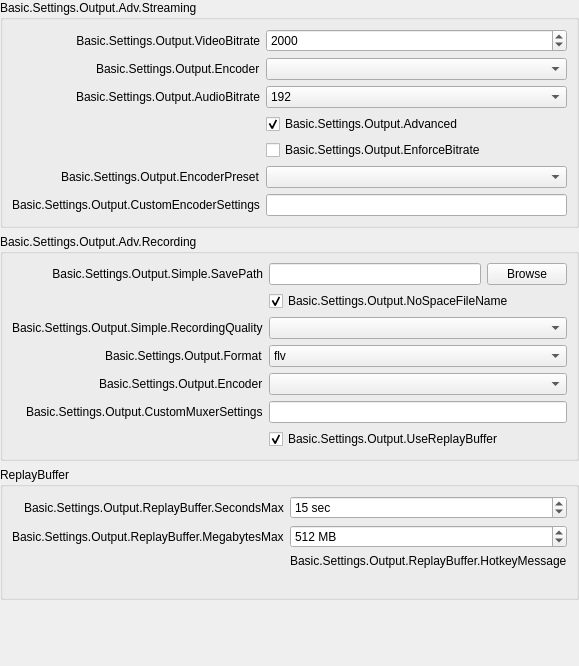
           <widget class="QWidget" name="easyOutputsPage">
            <layout class="QVBoxLayout" name="verticalLayout_3">
             <property name="leftMargin">
              <number>0</number>
             </property>
             <property name="topMargin">
              <number>0</number>
             </property>
             <property name="rightMargin">
              <number>0</number>
             </property>
             <property name="bottomMargin">
              <number>0</number>
             </property>
             <item>
              <widget class="QGroupBox" name="groupBox_8">
               <property name="sizePolicy">
                <sizepolicy hsizetype="Preferred" vsizetype="Maximum">
                 <horstretch>0</horstretch>
                 <verstretch>0</verstretch>
                </sizepolicy>
               </property>
               <property name="title">
                <string>Basic.Settings.Output.Adv.Streaming</string>
               </property>
               <layout class="QFormLayout" name="formLayout_20">
                <property name="fieldGrowthPolicy">
                 <enum>QFormLayout::AllNonFixedFieldsGrow</enum>
                </property>
                <property name="labelAlignment">
                 <set>Qt::AlignRight|Qt::AlignTrailing|Qt::AlignVCenter</set>
                </property>
                <item row="0" column="0">
                 <widget class="QLabel" name="label_19">
                  <property name="minimumSize">
                   <size>
                    <width>170</width>
                    <height>0</height>
                   </size>
                  </property>
                  <property name="text">
                   <string>Basic.Settings.Output.VideoBitrate</string>
                  </property>
                  <property name="alignment">
                   <set>Qt::AlignRight|Qt::AlignTrailing|Qt::AlignVCenter</set>
                  </property>
                  <property name="buddy">
                   <cstring>simpleOutputVBitrate</cstring>
                  </property>
                 </widget>
                </item>
                <item row="0" column="1">
                 <widget class="QSpinBox" name="simpleOutputVBitrate">
                  <property name="minimum">
                   <number>200</number>
                  </property>
                  <property name="maximum">
                   <number>1000000</number>
                  </property>
                  <property name="value">
                   <number>2000</number>
                  </property>
                 </widget>
                </item>
                <item row="2" column="0">
                 <widget class="QLabel" name="label_20">
                  <property name="text">
                   <string>Basic.Settings.Output.AudioBitrate</string>
                  </property>
                  <property name="buddy">
                   <cstring>simpleOutputABitrate</cstring>
                  </property>
                 </widget>
                </item>
                <item row="2" column="1">
                 <widget class="QComboBox" name="simpleOutputABitrate">
                  <property name="currentIndex">
                   <number>8</number>
                  </property>
                  <item>
                   <property name="text">
                    <string>32</string>
                   </property>
                  </item>
                  <item>
                   <property name="text">
                    <string>48</string>
                   </property>
                  </item>
                  <item>
                   <property name="text">
                    <string>64</string>
                   </property>
                  </item>
                  <item>
                   <property name="text">
                    <string>80</string>
                   </property>
                  </item>
                  <item>
                   <property name="text">
                    <string>96</string>
                   </property>
                  </item>
                  <item>
                   <property name="text">
                    <string>112</string>
                   </property>
                  </item>
                  <item>
                   <property name="text">
                    <string>128</string>
                   </property>
                  </item>
                  <item>
                   <property name="text">
                    <string>160</string>
                   </property>
                  </item>
                  <item>
                   <property name="text">
                    <string>192</string>
                   </property>
                  </item>
                  <item>
                   <property name="text">
                    <string>256</string>
                   </property>
                  </item>
                  <item>
                   <property name="text">
                    <string>320</string>
                   </property>
                  </item>
                 </widget>
                </item>
                <item row="3" column="1">
                 <widget class="QCheckBox" name="simpleOutAdvanced">
                  <property name="text">
                   <string>Basic.Settings.Output.Advanced</string>
                  </property>
                  <property name="checked">
                   <bool>true</bool>
                  </property>
                 </widget>
                </item>
                <item row="5" column="1">
                 <widget class="QComboBox" name="simpleOutPreset"/>
                </item>
                <item row="5" column="0">
                 <widget class="QLabel" name="label_24">
                  <property name="enabled">
                   <bool>true</bool>
                  </property>
                  <property name="text">
                   <string>Basic.Settings.Output.EncoderPreset</string>
                  </property>
                  <property name="buddy">
                   <cstring>simpleOutPreset</cstring>
                  </property>
                 </widget>
                </item>
                <item row="6" column="0">
                 <widget class="QLabel" name="label_23">
                  <property name="text">
                   <string>Basic.Settings.Output.CustomEncoderSettings</string>
                  </property>
                  <property name="buddy">
                   <cstring>simpleOutCustom</cstring>
                  </property>
                 </widget>
                </item>
                <item row="6" column="1">
                 <widget class="QLineEdit" name="simpleOutCustom"/>
                </item>
                <item row="4" column="1">
                 <widget class="QCheckBox" name="simpleOutEnforce">
                  <property name="text">
                   <string>Basic.Settings.Output.EnforceBitrate</string>
                  </property>
                 </widget>
                </item>
                <item row="1" column="1">
                 <widget class="QComboBox" name="simpleOutStrEncoder"/>
                </item>
                <item row="1" column="0">
                 <widget class="QLabel" name="simpleOutRecEncoderLabel_2">
                  <property name="text">
                   <string>Basic.Settings.Output.Encoder</string>
                  </property>
                  <property name="buddy">
                   <cstring>simpleOutRecEncoder</cstring>
                  </property>
                 </widget>
                </item>
               </layout>
              </widget>
             </item>
             <item>
              <widget class="QGroupBox" name="simpleRecordingGroupBox">
               <property name="sizePolicy">
                <sizepolicy hsizetype="Preferred" vsizetype="Maximum">
                 <horstretch>0</horstretch>
                 <verstretch>0</verstretch>
                </sizepolicy>
               </property>
               <property name="title">
                <string>Basic.Settings.Output.Adv.Recording</string>
               </property>
               <layout class="QFormLayout" name="formLayout_6">
                <property name="fieldGrowthPolicy">
                 <enum>QFormLayout::AllNonFixedFieldsGrow</enum>
                </property>
                <property name="labelAlignment">
                 <set>Qt::AlignRight|Qt::AlignTrailing|Qt::AlignVCenter</set>
                </property>
                <item row="0" column="0">
                 <widget class="QLabel" name="label_18">
                  <property name="minimumSize">
                   <size>
                    <width>170</width>
                    <height>0</height>
                   </size>
                  </property>
                  <property name="text">
                   <string>Basic.Settings.Output.Simple.SavePath</string>
                  </property>
                  <property name="alignment">
                   <set>Qt::AlignRight|Qt::AlignTrailing|Qt::AlignVCenter</set>
                  </property>
                  <property name="buddy">
                   <cstring>simpleOutputPath</cstring>
                  </property>
                 </widget>
                </item>
                <item row="0" column="1">
                 <layout class="QHBoxLayout" name="horizontalLayout_5">
                  <item>
                   <widget class="QLineEdit" name="simpleOutputPath">
                    <property name="enabled">
                     <bool>true</bool>
                    </property>
                   </widget>
                  </item>
                  <item>
                   <widget class="QPushButton" name="simpleOutputBrowse">
                    <property name="enabled">
                     <bool>true</bool>
                    </property>
                    <property name="text">
                     <string>Browse</string>
                    </property>
                   </widget>
                  </item>
                 </layout>
                </item>
                <item row="1" column="1">
                 <widget class="QCheckBox" name="simpleNoSpace">
                  <property name="text">
                   <string>Basic.Settings.Output.NoSpaceFileName</string>
                  </property>
                  <property name="checked">
                   <bool>true</bool>
                  </property>
                 </widget>
                </item>
                <item row="2" column="0">
                 <widget class="QLabel" name="label_26">
                  <property name="text">
                   <string>Basic.Settings.Output.Simple.RecordingQuality</string>
                  </property>
                  <property name="buddy">
                   <cstring>simpleOutRecQuality</cstring>
                  </property>
                 </widget>
                </item>
                <item row="2" column="1">
                 <widget class="QComboBox" name="simpleOutRecQuality"/>
                </item>
                <item row="3" column="0">
                 <widget class="QLabel" name="simpleOutRecFormatLabel">
                  <property name="text">
                   <string>Basic.Settings.Output.Format</string>
                  </property>
                  <property name="buddy">
                   <cstring>simpleOutRecFormat</cstring>
                  </property>
                 </widget>
                </item>
                <item row="3" column="1">
                 <widget class="QComboBox" name="simpleOutRecFormat">
                  <item>
                   <property name="text">
                    <string notr="true">flv</string>
                   </property>
                  </item>
                  <item>
                   <property name="text">
                    <string notr="true">mp4</string>
                   </property>
                  </item>
                  <item>
                   <property name="text">
                    <string notr="true">mov</string>
                   </property>
                  </item>
                  <item>
                   <property name="text">
                    <string notr="true">mkv</string>
                   </property>
                  </item>
                  <item>
                   <property name="text">
                    <string notr="true">ts</string>
                   </property>
                  </item>
                  <item>
                   <property name="text">
                    <string notr="true">m3u8</string>
                   </property>
                  </item>
                 </widget>
                </item>
                <item row="4" column="0">
                 <widget class="QLabel" name="simpleOutRecEncoderLabel">
                  <property name="text">
                   <string>Basic.Settings.Output.Encoder</string>
                  </property>
                  <property name="buddy">
                   <cstring>simpleOutRecEncoder</cstring>
                  </property>
                 </widget>
                </item>
                <item row="4" column="1">
                 <widget class="QComboBox" name="simpleOutRecEncoder"/>
                </item>
                <item row="5" column="0">
                 <widget class="QLabel" name="label_420">
                  <property name="text">
                   <string>Basic.Settings.Output.CustomMuxerSettings</string>
                  </property>
                  <property name="buddy">
                   <cstring>simpleOutMuxCustom</cstring>
                  </property>
                 </widget>
                </item>
                <item row="5" column="1">
                 <widget class="QLineEdit" name="simpleOutMuxCustom"/>
                </item>
                <item row="6" column="1">
                 <widget class="QCheckBox" name="simpleReplayBuf">
                  <property name="text">
                   <string>Basic.Settings.Output.UseReplayBuffer</string>
                  </property>
                  <property name="checked">
                   <bool>true</bool>
                  </property>
                 </widget>
                </item>
               </layout>
              </widget>
             </item>
             <item>
              <widget class="QGroupBox" name="replayBufferGroupBox">
               <property name="title">
                <string>ReplayBuffer</string>
               </property>
               <layout class="QFormLayout" name="formLayout_24">
                <property name="fieldGrowthPolicy">
                 <enum>QFormLayout::AllNonFixedFieldsGrow</enum>
                </property>
                <property name="labelAlignment">
                 <set>Qt::AlignRight|Qt::AlignTrailing|Qt::AlignVCenter</set>
                </property>
                <item row="0" column="0">
                 <widget class="QLabel" name="label_35">
                  <property name="text">
                   <string>Basic.Settings.Output.ReplayBuffer.SecondsMax</string>
                  </property>
                 </widget>
                </item>
                <item row="0" column="1">
                 <widget class="QSpinBox" name="simpleRBSecMax">
                  <property name="suffix">
                   <string notr="true"> sec</string>
                  </property>
                  <property name="minimum">
                   <number>5</number>
                  </property>
                  <property name="maximum">
                   <number>21600</number>
                  </property>
                  <property name="value">
                   <number>15</number>
                  </property>
                 </widget>
                </item>
                <item row="1" column="0">
                 <widget class="QLabel" name="simpleRBMegsMaxLabel">
                  <property name="text">
                   <string>Basic.Settings.Output.ReplayBuffer.MegabytesMax</string>
                  </property>
                 </widget>
                </item>
                <item row="1" column="1">
                 <widget class="QSpinBox" name="simpleRBMegsMax">
                  <property name="suffix">
                   <string notr="true"> MB</string>
                  </property>
                  <property name="minimum">
                   <number>20</number>
                  </property>
                  <property name="maximum">
                   <number>8192</number>
                  </property>
                  <property name="value">
                   <number>512</number>
                  </property>
                 </widget>
                </item>
                <item row="2" column="1">
                 <widget class="QLabel" name="label_45">
                  <property name="text">
                   <string>Basic.Settings.Output.ReplayBuffer.HotkeyMessage</string>
                  </property>
                 </widget>
                </item>
                <item row="3" column="1">
                 <widget class="QLabel" name="simpleRBEstimate">
                  <property name="text">
                   <string notr="true"/>
                  </property>
                 </widget>
                </item>
               </layout>
              </widget>
             </item>
             <item>
              <layout class="QVBoxLayout" name="simpleOutInfoLayout">
               <property name="leftMargin">
                <number>10</number>
               </property>
               <property name="topMargin">
                <number>10</number>
               </property>
               <property name="rightMargin">
                <number>10</number>
               </property>
               <property name="bottomMargin">
                <number>10</number>
               </property>
              </layout>
             </item>
             <item>
              <spacer name="verticalSpacer_2">
               <property name="orientation">
                <enum>Qt::Vertical</enum>
               </property>
               <property name="sizeHint" stdset="0">
                <size>
                 <width>20</width>
                 <height>40</height>
                </size>
               </property>
              </spacer>
             </item>
             <item alignment="Qt::AlignTop">
              <widget class="QWidget" name="simpleOutputContainer" native="true">
               <layout class="QVBoxLayout" name="verticalLayout_4">
                <property name="leftMargin">
                 <number>0</number>
                </property>
                <property name="topMargin">
                 <number>0</number>
                </property>
                <property name="rightMargin">
                 <number>0</number>
                </property>
                <property name="bottomMargin">
                 <number>0</number>
                </property>
               </layout>
              </widget>
             </item>
            </layout>
           </widget>
